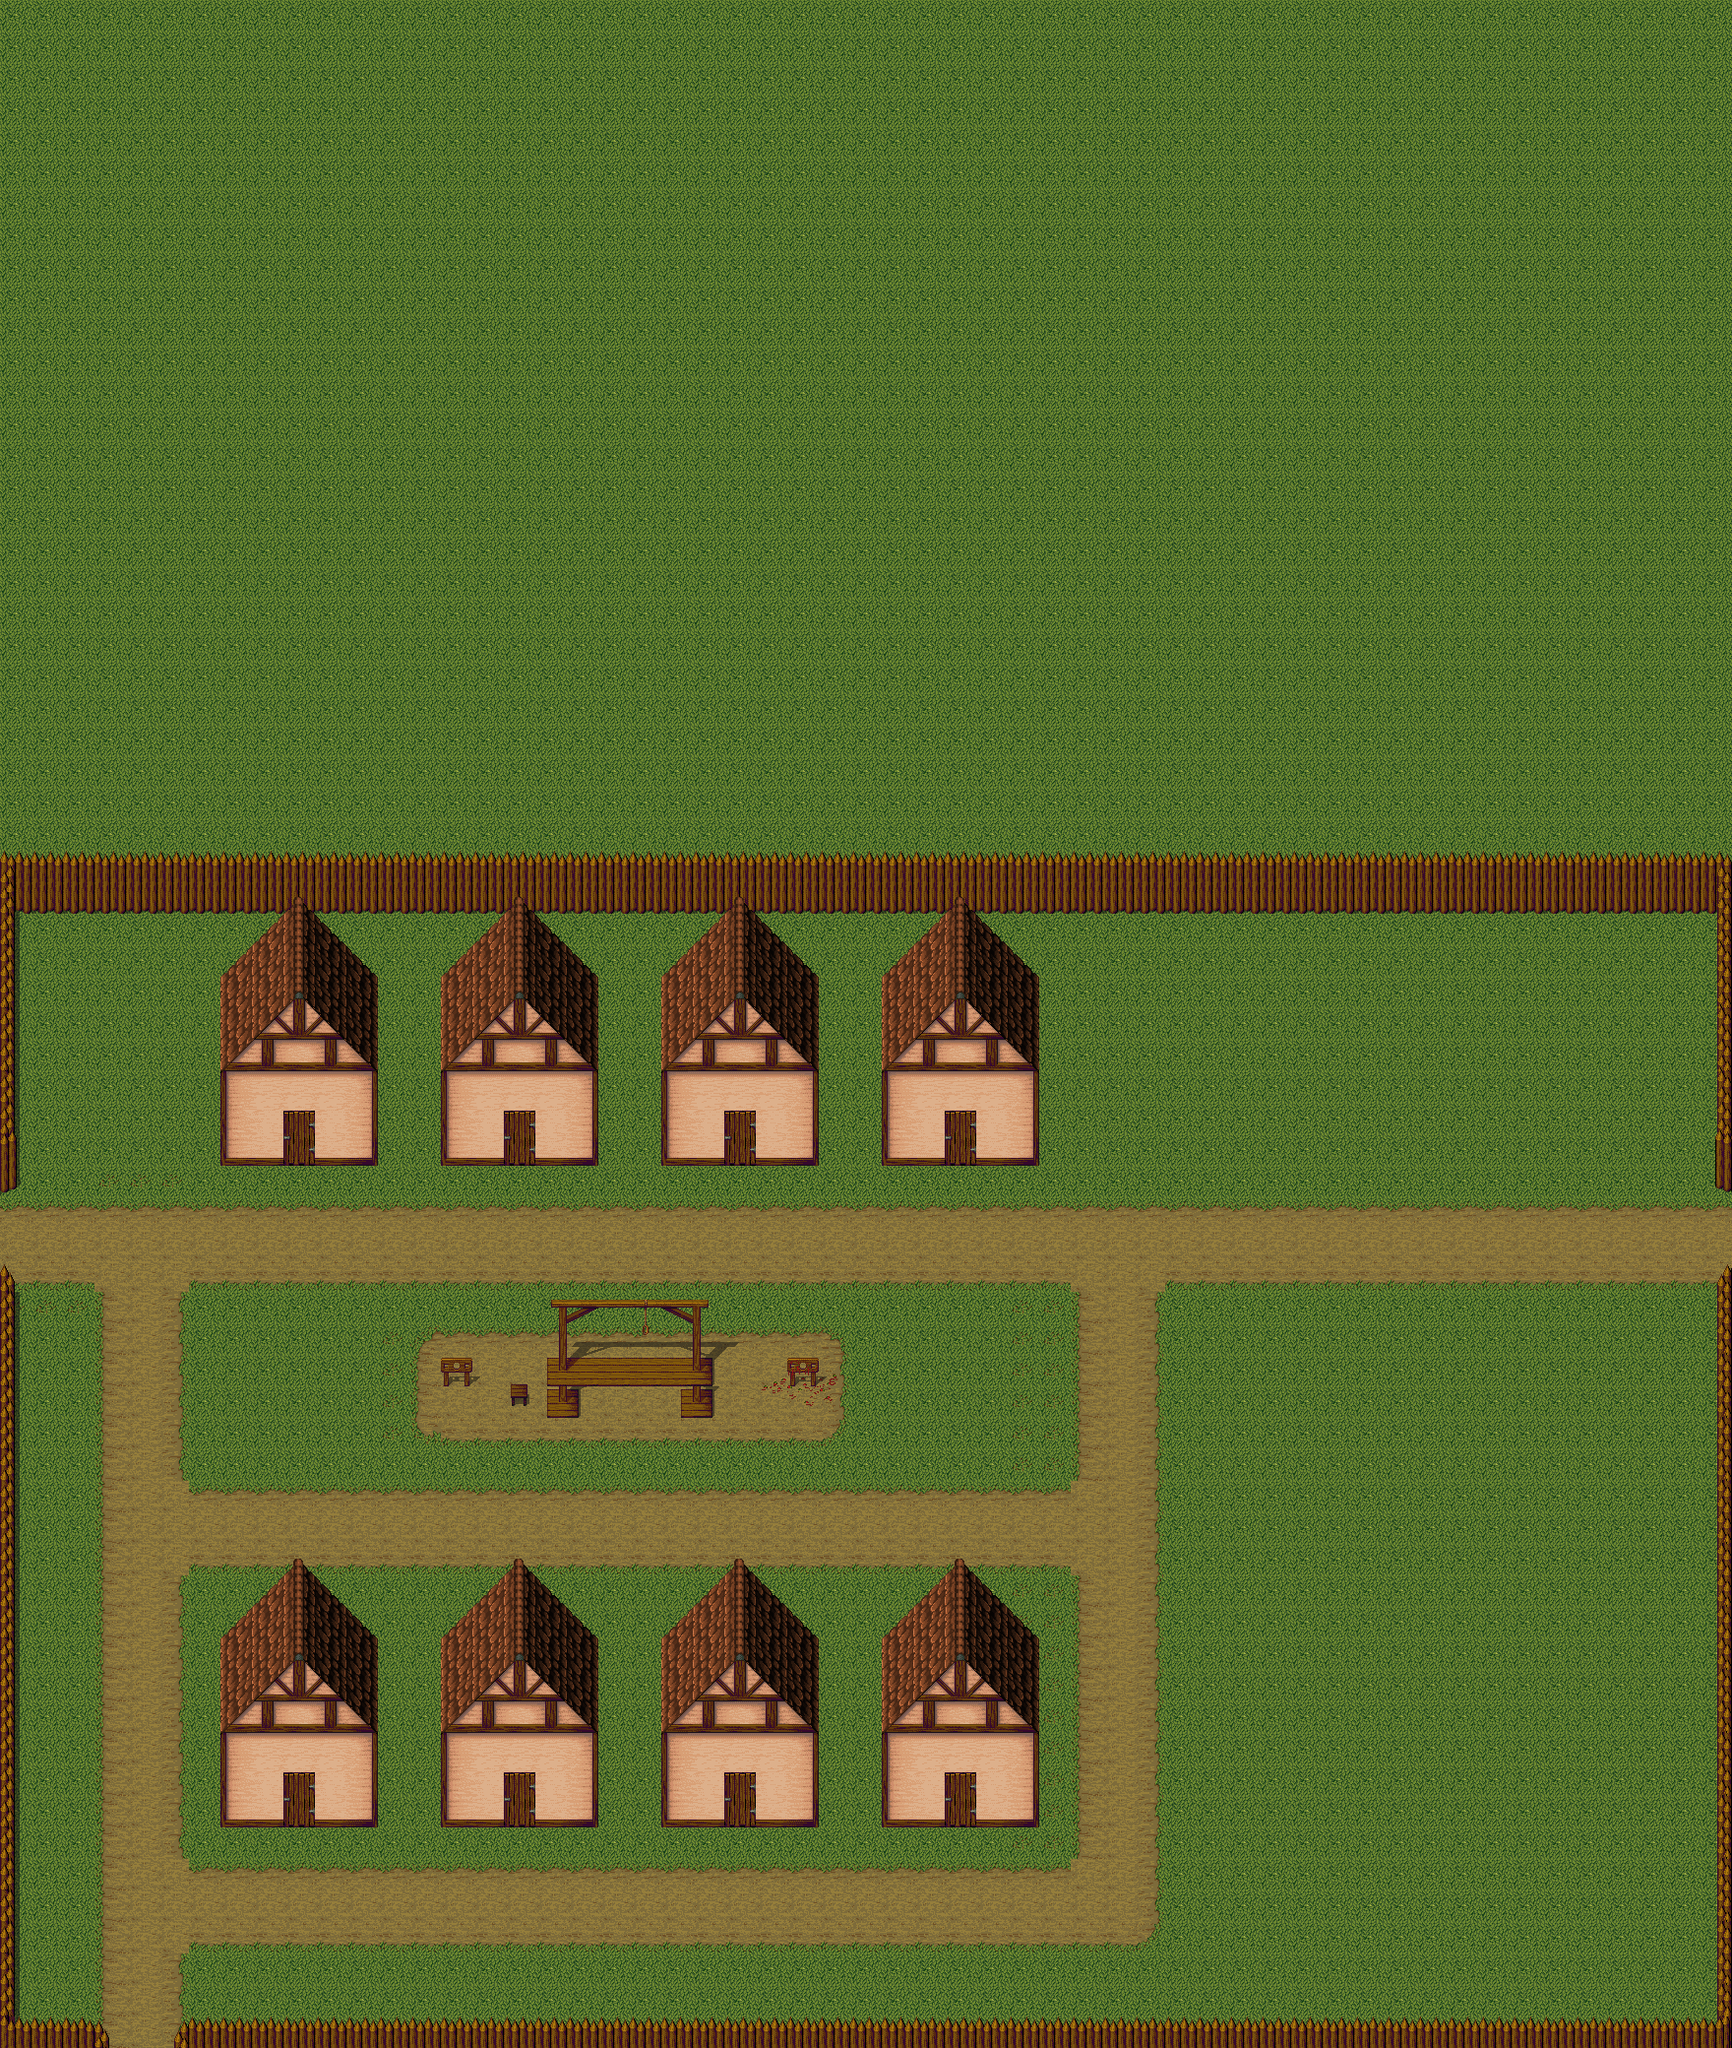

This game map was drawn from its Tiled (.tmx) file and the tilesets committed beside it. A one-line description and the trimmed map source follow:
An orthogonal 55x65 tile map with 32x32 px tiles, 4 tile layers (Background, Foreground1, Foreground2, Top), 10 tilesets.

<map version="1.0" orientation="orthogonal" width="55" height="65" tilewidth="32" tileheight="32">
 <tileset firstgid="1" name="everything" tilewidth="32" tileheight="32">
  <image source="everything.png" width="256" height="16704" />
 </tileset>
 <tileset firstgid="4177" name="grass" tilewidth="32" tileheight="32">
  <image source="grass.png" width="96" height="128" />
 </tileset>
 <tileset firstgid="4189" name="dirt" tilewidth="32" tileheight="32">
  <image source="dirt.png" width="96" height="128" />
 </tileset>
 <tileset firstgid="4201" name="mud" tilewidth="32" tileheight="32">
  <image source="mud.png" width="96" height="128" />
 </tileset>
 <tileset firstgid="4213" name="wood_fence" tilewidth="32" tileheight="32">
  <image source="wood_fence.png" width="256" height="832" />
 </tileset>
 <tileset firstgid="4421" name="hanging" tilewidth="32" tileheight="32">
  <image source="hanging.png" width="256" height="128" />
 </tileset>
 <tileset firstgid="4453" name="torture" tilewidth="32" tileheight="32">
  <image source="torture.png" width="96" height="96" />
 </tileset>
 <tileset firstgid="4462" name="buildings" tilewidth="32" tileheight="32">
  <image source="buildings.png" width="256" height="1504" />
 </tileset>
 <tileset firstgid="4838" name="doors" tilewidth="32" tileheight="32">
  <image source="doors.png" width="160" height="256" />
 </tileset>
 <tileset firstgid="4878" name="buildings" tilewidth="32" tileheight="32">
  <image source="buildings.png" width="256" height="1504" />
 </tileset>
 <layer name="Background" width="55" height="65">
  <data>[3575 cells, 3575 non-empty, 11 distinct tile ids]</data>
 </layer>
 <layer name="Foreground1" width="55" height="65">
  <data>[3575 cells, 532 non-empty, 74 distinct tile ids]</data>
 </layer>
 <layer name="Foreground2" width="55" height="65">
  <data>[3575 cells, 16 non-empty, 2 distinct tile ids]</data>
 </layer>
 <layer name="Top" width="55" height="65">
  <data>[3575 cells, 62 non-empty, 20 distinct tile ids]</data>
 </layer>
</map>
